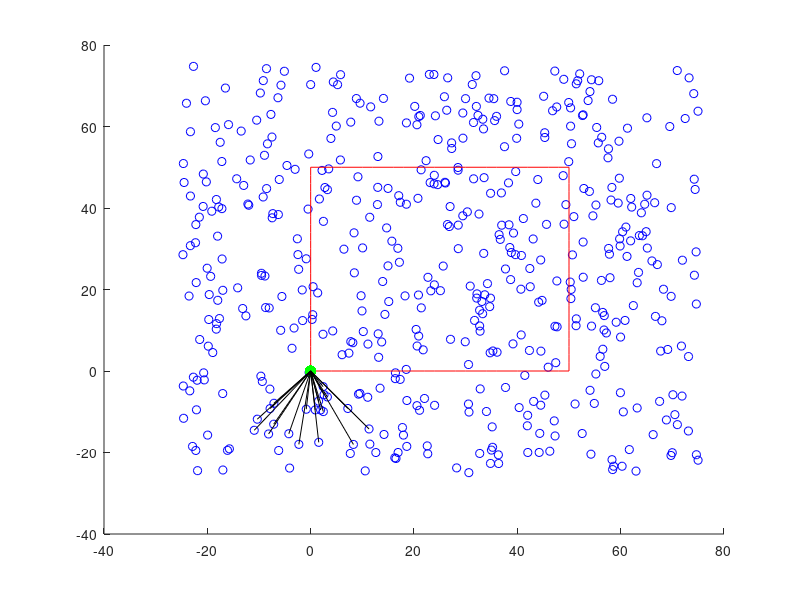

Reproduce this figure in MATLAB.
%%%%%%%%%%%%%%%%%%%%%%%%%%%%%%%%%%%%%%%%%%%%%%%%%%%%%%%%%%%%%%%%
% <SIM1 specification>
% In 2-D, Features with angle and distance constraint
% 
% Copyright (c) 2011 JaeYoung Chung (robot0321@github) All Rights Reserved
% Lisence: GNU GENERAL PUBLIC LICENSE Version 3, 29 June 2007
%%%%%%%%%%%%%%%%%%%%%%%%%%%%%%%%%%%%%%%%%%%%%%%%%%%%%%%%%%%%%%%%
clc; clear; close all; 
rng(10);
addpath('./functions');

dual_left_monitor = 1;
if(dual_left_monitor) 
    figure(1); set(gcf,'Position',[-1700 50 1300 400]); % This is my workspace setting. 
else 
    figure(1); set(gcf,'Position',[100 50 1300 900]); % ... usually this option is proper OR set as you wish
end

%% environment setting
Nfeatures = 500; % the number of features
% x,y: 'Nfeatures' number of features, in range (-50,100)
feat_position = rand(2,Nfeatures)*100 - 25;

% Trajectory setting
fwd_speed = 2; % speed along the forward direction
rot_time = 10; % steps needs to be rotated

% posisiton and heading of robot, heading is the angle from world-x axis
traj = [0:fwd_speed:50, 50*ones(1,rot_time), 50*ones(size(0:fwd_speed:50)), 50*ones(1,rot_time),  50:-fwd_speed:0, 0*ones(1,rot_time), zeros(size(50:-fwd_speed:0));
         zeros(size(0:fwd_speed:50)), 0*ones(1,rot_time), 0:fwd_speed:50, 50*ones(1,rot_time), 50*ones(size(50:-fwd_speed:0)), 50*ones(1,rot_time), 50:-fwd_speed:0];
heading = pi/180*[zeros(size(0:fwd_speed:50)), linspace(0,90,rot_time), 90*ones(size(0:fwd_speed:50)), ...
            linspace(90,180,rot_time), 180*ones(size(50:-fwd_speed:0)),linspace(180,270,rot_time), 270*ones(size(50:-fwd_speed:0))]; % yaw (rad)
robot = [traj; heading]; 
         
%% camera setting
theta = 45*pi/180; % angle between principal axis and the edge of the image plane (arbitarilliy selected)
mindist = 2; % minimum distance from a feature to camera principal point
maxdist = 20; % maximum distance "

%% driving robot
for i=1:length(robot)
    % Select constrainted features
    currpos = robot(1:2,i);
    currhead = robot(3,i);
    
    % the angle from the principal axis of camera to a line between a feature and camera
    feat_angle = atan2(feat_position(2,:)-currpos(2), feat_position(1,:)-currpos(1)) - currhead;
    % compensation due to the uncontinuity of angle from atan2 (-pi ~ pi)
    feat_angle(feat_angle<-pi) = feat_angle(feat_angle<-pi) + 2*pi;
    feat_angle(feat_angle>pi) = feat_angle(feat_angle>pi) - 2*pi;
    
    % distance constraint 
    feat_dist = sqrt(sum((feat_position - currpos).^2, 1));
    
    % select features with angle and distance constraint
    feat_inview_idx = (feat_angle<theta & feat_angle>-theta & ...
                    feat_dist>mindist & feat_dist<maxdist);
    feat_inview = feat_position(:,feat_inview_idx);
    
    % draw features, path, robot, and view-line in 2-D
    figure(1);
    scatter(feat_position(1,:), feat_position(2,:),'b'); hold on; %features
    plot(traj(1,:), traj(2,:),'r'); % trajectory
    scatter(currpos(1),currpos(2), 72,'g','filled'); % robot
    plot([currpos(1)*ones(1,size(feat_inview,2)); feat_inview(1,:)], ... 
         [currpos(2)*ones(1,size(feat_inview,2)); feat_inview(2,:)], 'k'); % f in view 
    hold off;
end
